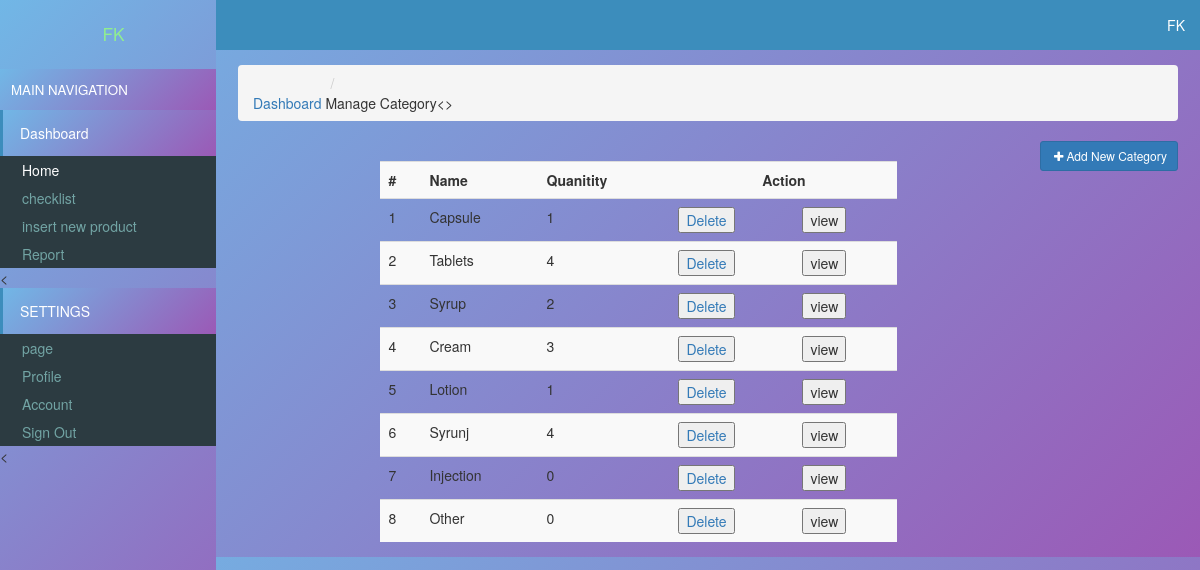
The app's page /manageCat.php (signed in) with its own data.
### tables this page shows
CREATE TABLE `users` (
  `id` int(11) NOT NULL,
  `email` varchar(222) NOT NULL,
  `password` varchar(222) NOT NULL,
  `name` varchar(222) NOT NULL,
  `pic` varchar(222) NOT NULL,
  `number` varchar(222) NOT NULL,
  `date` timestamp NOT NULL DEFAULT CURRENT_TIMESTAMP
);

CREATE TABLE `categories` (
  `id` int(11) NOT NULL,
  `name` varchar(222) NOT NULL,
  `pic` varchar(111) NOT NULL,
  `details` varchar(333) NOT NULL,
  `date` timestamp NOT NULL DEFAULT CURRENT_TIMESTAMP
);

### assets/db.php (called while the page is built, shortened)
<?php
    $con = new mysqli('localhost','root','','store');
    $array = $con->query("select * from users where id ='$_SESSION[userId]'");
    $user = $array->fetch_assoc();
?>

### manageCat.php (the view, shortened to what this page needs)
<?php require 'assets/db.php';?>
<!DOCTYPE html>
<html>
<head>
  <?php require "assets/autoloader.php" ?>
</head>
<body style="background: linear-gradient(135deg, #71b7e6, #9b59b6);padding:0;margin:0">
<div class="dashboard" style="position: fixed;width: 18%;height: 100%;background:linear-gradient(135deg, #71b7e6, #9b59b6)">
 <center> <div class="flex" style="padding: 3px 7px;margin:5px 2px;">
    <div style="color:lightgreen;font-size: 13pt;padding: 14px 7px;margin-left: 11px;"><?php echo ucfirst($user['name']); ?></div>
  </div></center>
  <div style="background: linear-gradient(135deg, #71b7e6, #9b59b6);font-size: 10pt;padding: 11px;color: white">MAIN NAVIGATION</div>
  <div>
    <div style="background:linear-gradient(135deg, #71b7e6, #9b59b6);color: white;padding: 13px 17px;border-left: 3px solid #3C8DBC;"><span></i> Dashboard</span></div>
    <div class="item">
      <ul class="nostyle zero">
        <a href="index.php"><li style="color: white"></i> Home</li></a>
        <a href="inventeries.php"><li></i> checklist</li></a>
       <a href="addnew.php"><li></i> insert new product</li></a>
        <a href="reports.php"><li></i> Report</li></a>
      </ul><
    </div>
  </div>
  <div style="background:linear-gradient(135deg, #71b7e6, #9b59b6);color: white;padding: 13px 17px;border-left: 3px solid #3C8DBC;"><span></i> SETTINGS</span></div>
  <div class="item">
      <ul class="nostyle zero">
        <a href="sitesetting.php"><li></i> page</li></a>
       <a href="profile.php"><li></i> Profile </li></a>
        <a href="accountSetting.php"><li></i> Account </li></a>
        <a href="logout.php"><li></i> Sign Out</li></a>
      </ul><
    </div>
</div>
<div class="marginLeft" >
  <div style="color:white;background:#3C8DBC" >
    <div class="pull-right flex rightAccount" style="padding-right: 11px;padding: 7px;">
      <div style="padding: 8px"><center><?php echo ucfirst($user['name']) ?></center></div>
    </div>
  </div>
  <div class="content2">
  	<ol class="breadcrumb ">
        <li><a href="index.php"> Dashboard</a></li>
        <li ><center>Manage Category</center></li><>
    </ol>
    <div>
      <button class="btn btn-primary btn-sm pull-right" data-toggle="modal" data-target="#addIn"><i class="fa fa-plus fa-fw"> </i>Add New Category</button>
    </div>
  <?php
  	$i=0;
    $array = $con->query("select * from categories");
    ?>
    <br>
    <table  class="table table-hover table-striped "style="width: 55%;margin: auto;">
    	<tr>
    		<th>#</th>
    		<th>Name</th>
    		<th>Quanitity</th>
    		<th colspan="2"><center>Action</center></th>
    	</tr>
    <?php
    while ($row = $array->fetch_assoc())
    {
    	$i++;
      $array2 = $con->query("select count(*) as qty from inventeries where catId = '$row[id]'");
      $row2 = $array2->fetch_assoc();
  ?>
    <tr>
    	<td><?php echo $i ?></td>
    	<td><?php echo $row['name']; ?></td>
    	<td><?php echo $row2['qty']; ?></td>
    	<td><a href="delete.php?category=<?php echo $row['id'] ?>"><button >Delete</button></a></td>
			<td><button >view</button></a></td>
    </tr>
  <?php
    }
    echo "</table>";
   ?>
  </div>
</div>
</body>
</html>

### records on screen
users: name "FK"
categories: name "Capsule", qty "1"
categories: name "Tablets", qty "4"
categories: name "Syrup", qty "2"
categories: name "Cream", qty "3"
categories: name "Lotion", qty "1"
categories: name "Syrunj", qty "4"
categories: name "Injection", qty "0"
categories: name "Other", qty "0"
